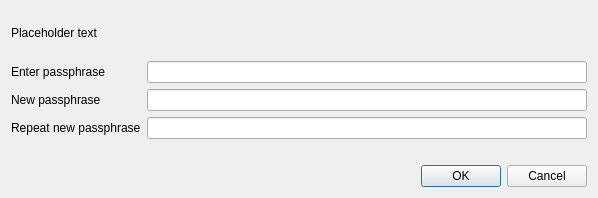
<?xml version="1.0" encoding="UTF-8"?>
<ui version="4.0">
 <class>AskPassphraseDialog</class>
 <widget class="QDialog" name="AskPassphraseDialog">
  <property name="geometry">
   <rect>
    <x>0</x>
    <y>0</y>
    <width>598</width>
    <height>198</height>
   </rect>
  </property>
  <property name="sizePolicy">
   <sizepolicy hsizetype="Preferred" vsizetype="Minimum">
    <horstretch>0</horstretch>
    <verstretch>0</verstretch>
   </sizepolicy>
  </property>
  <property name="minimumSize">
   <size>
    <width>550</width>
    <height>0</height>
   </size>
  </property>
  <property name="windowTitle">
   <string>Passphrase Dialog</string>
  </property>
  <layout class="QVBoxLayout" name="verticalLayout">
   <property name="sizeConstraint">
    <enum>QLayout::SetMinimumSize</enum>
   </property>
   <item>
    <widget class="QLabel" name="warningLabel">
     <property name="text">
      <string notr="true">Placeholder text</string>
     </property>
     <property name="textFormat">
      <enum>Qt::RichText</enum>
     </property>
     <property name="wordWrap">
      <bool>true</bool>
     </property>
    </widget>
   </item>
   <item>
    <layout class="QFormLayout" name="formLayout">
     <property name="sizeConstraint">
      <enum>QLayout::SetMinimumSize</enum>
     </property>
     <property name="fieldGrowthPolicy">
      <enum>QFormLayout::AllNonFixedFieldsGrow</enum>
     </property>
     <item row="0" column="0">
      <widget class="QLabel" name="passLabel1">
       <property name="text">
        <string>Enter passphrase</string>
       </property>
      </widget>
     </item>
     <item row="0" column="1">
      <widget class="QLineEdit" name="passEdit1">
       <property name="echoMode">
        <enum>QLineEdit::Password</enum>
       </property>
      </widget>
     </item>
     <item row="1" column="0">
      <widget class="QLabel" name="passLabel2">
       <property name="text">
        <string>New passphrase</string>
       </property>
      </widget>
     </item>
     <item row="1" column="1">
      <widget class="QLineEdit" name="passEdit2">
       <property name="echoMode">
        <enum>QLineEdit::Password</enum>
       </property>
      </widget>
     </item>
     <item row="2" column="0">
      <widget class="QLabel" name="passLabel3">
       <property name="text">
        <string>Repeat new passphrase</string>
       </property>
      </widget>
     </item>
     <item row="2" column="1">
      <widget class="QLineEdit" name="passEdit3">
       <property name="echoMode">
        <enum>QLineEdit::Password</enum>
       </property>
      </widget>
     </item>
     <item row="3" column="1">
      <widget class="QLabel" name="capsLabel">
       <property name="font">
        <font>
         <weight>75</weight>
         <bold>true</bold>
        </font>
       </property>
       <property name="text">
        <string/>
       </property>
       <property name="alignment">
        <set>Qt::AlignCenter</set>
       </property>
      </widget>
     </item>
    </layout>
   </item>
   <item>
    <widget class="QDialogButtonBox" name="buttonBox">
     <property name="orientation">
      <enum>Qt::Horizontal</enum>
     </property>
     <property name="standardButtons">
      <set>QDialogButtonBox::Cancel|QDialogButtonBox::Ok</set>
     </property>
    </widget>
   </item>
  </layout>
 </widget>
 <resources/>
 <connections>
  <connection>
   <sender>buttonBox</sender>
   <signal>accepted()</signal>
   <receiver>AskPassphraseDialog</receiver>
   <slot>accept()</slot>
   <hints>
    <hint type="sourcelabel">
     <x>248</x>
     <y>254</y>
    </hint>
    <hint type="destinationlabel">
     <x>157</x>
     <y>274</y>
    </hint>
   </hints>
  </connection>
  <connection>
   <sender>buttonBox</sender>
   <signal>rejected()</signal>
   <receiver>AskPassphraseDialog</receiver>
   <slot>reject()</slot>
   <hints>
    <hint type="sourcelabel">
     <x>316</x>
     <y>260</y>
    </hint>
    <hint type="destinationlabel">
     <x>286</x>
     <y>274</y>
    </hint>
   </hints>
  </connection>
 </connections>
</ui>
